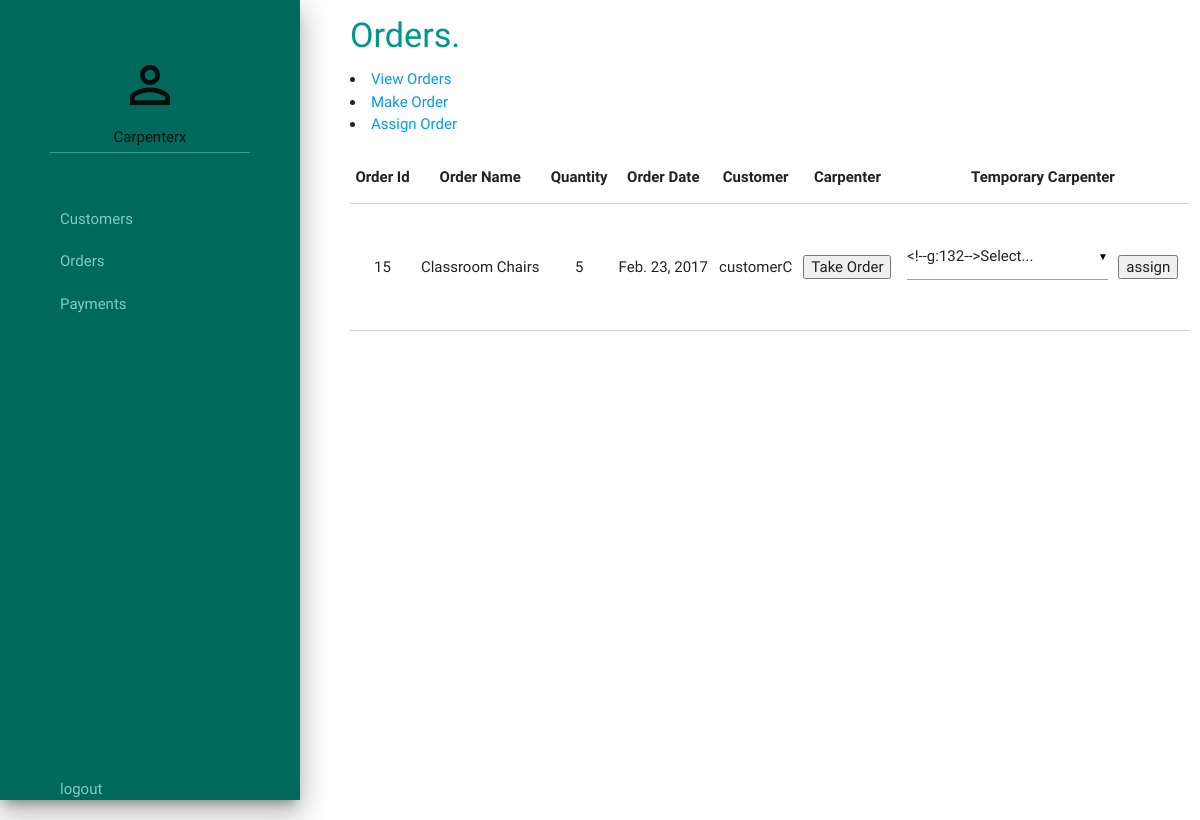
Page /furniture_palace/assign_order_page/ (signed in) on the committed database.
### order/models.py (models this page shows, shortened)
class Order(models.Model):
    order_name = models.CharField(max_length=100)
    quantity = models.IntegerField()
    complete_status = models.BooleanField(default=False)
    order_date = models.DateField(auto_now_add=True)
    order_price = models.DecimalField(max_digits=20, decimal_places=2, null=True)
    order_completion_date = models.DateField(null=True)
    customer = models.ForeignKey('accounts.Customer', null=False, unique=False)
    carpenter = models.ForeignKey(User, null=True, unique=False)
    temp_carpenter = models.ForeignKey('accounts.TempCarpenter', null=True, unique=False)

### accounts/models.py (models this page shows)
class Customer(models.Model):
    customer_name = models.CharField(max_length=100)
    customer_email = models.EmailField(max_length=254, unique=True)
    customer_tel_no = models.CharField(max_length=100)
    customer_address = models.CharField(max_length=255)
    customer_physical_address = models.TextField()
    gold, silver = 'Gold', 'Silver'
    customer_type_choices = (
        (gold, 'GOLD'),
        (silver, 'SILVER'),
    )
    customer_class = models.CharField(
        max_length=15,
        choices=customer_type_choices,
        default=silver,
    )
    def __str__(self):
        return self.customer_name

### order/views.py (the view)
def assign_order_page(request):
    orders = get_unassigned_orders()
    user = request.user
    temporary_carpenters = TempCarpenter.objects.all()
    active_orders = Order.objects.filter(carpenter=user,
                                         complete_status=False,
                                         temp_carpenter=None)
    return render(request, 'order/order_assign.html', locals())

### accounts/context_processors.py (called while the page is built)
def username_processor(request):
    username = request.user.username
    return {'username': username}

def furniture_processor(request):
    furniture = Furniture.objects.all()
    return {'furniture': furniture}

### order/order.py (called while the page is built)
def get_unassigned_orders():
    orders = Order.objects.filter(carpenter=None, temp_carpenter=None).order_by('-order_date')
    return orders

### order/templates/order/order_assign.html (shortened to what this page needs)
{% extends "./base.html" %}
{% block heading %}
<div class="heading">
    <h4>Orders.</h4>
</div>
{% endblock %}
{% block topnav %}
<li class="tab"><a href="{% url 'orders:all_orders' %}">View Orders</a></li>
<li class="tab"><a href="{% url 'orders:order_page' %}">Make Order</a></li>
<li class="tab"><a href="{% url 'orders:assign_order_page' %}">Assign Order</a></li>
{% endblock %}
{% block content %}
       <table class="bordered responsive-table highlight centered">
        <thead>
          <tr>
              <th>Order Id</th>
              <th>Order Name</th>
              <th>Quantity</th>
              <th>Order Date</th>
              <th>Customer</th>
              <th>Carpenter</th>
              <th>Temporary Carpenter</th>
          </tr>
        </thead>
        <tbody id="orders">
            {% for order in orders %}
              <tr>
                  <td>{{ order.id }}</td>
                  <td>{{ order.order_name }}</td>
                  <td>{{ order.quantity }}</td>
                  <td>{{ order.order_date }}</td>
                  <td>{{ order.customer }}</td>
                  <td>
                      <form action="{% url 'orders:take_order' %}" method="post">
                          <input type="submit" value="Take Order">
                      </form>
                  <td>
                      <form action="{% url 'orders:assign_order' %}" id="carpenter_select_form" method="post">
                             <table>
                                  <tr>
                                      <td>
                                      </td>
                                      <td>
                                          <input type="submit" value="assign" />
                                      </td>
                                  </tr>
                             </table>
                      </form>
                  </td>
              </tr>
            {% empty%}
            <tr>
                <td>
                    <p>No orders available.</p>
                </td>
            </tr>
            {% endfor %}
          </tbody>
        </table>
{% endblock %}

### order/templates/order/base.html (shortened to what this page needs)
<!DOCTYPE html>
<html lang="en">
<head>
    <link rel="stylesheet" href="/static/css/materialize.css"/>
    <link rel="stylesheet" href="/static/css/fp.css"/>
</head>
<body>
    <div class="row">
        <div id="sidebar" class="col s12 m3 l3 fill-vertical teal darken-3 z-depth-5">
            <div id="top-navigation" class="center-align">
                <i class="medium material-icons">perm_identity</i>
                <h6 class="center-align">{{ username|capfirst }}</h6>
            </div>
            <div class="divider teal lighten-1"></div>
            <br><br>
            <div class="action-item ">
                 <a href="{% url 'accounts:customer_registration' %}">Customers</a>
            </div>
            <div class="action-item">
                <a href="{% url 'orders:all_orders' %}">Orders</a>
            </div>
            <div class="action-item">
                <a href="#">Payments</a>
            </div>
            <div id="logout" class="action-item">
                <a href="{% url 'accounts:logout' %}">logout</a>
            </div>
        </div>
        <div id="content" class="col s12 m9 l9 fill-vertical">
            {% block heading %}<h4>Carpenter Home</h4>{% endblock %}
            {% block topnav %}{% endblock %}
            {% block content %}{% endblock %}
        </div>
    </div>
</body>
</html>

### accounts/static/css/fp.css (style rules this page uses)
body { overflow: hidden; }
.fill-vertical { height: 100vh; }
#sidebar { padding: 50px; }
#top-navigation { padding-top: 5px; }
.action-item>a { display: block; color: #80cbc4; padding: 10px; padding-left: 10px; }
#logout { position: absolute; bottom: 0; margin-bottom: 10px; }
#content { overflow-y: auto; padding-left: 50px; }
.heading>h4 { color: #009688; }

### rows in the picture
Order: id "15", order_name "Classroom Chairs", quantity "5", order_date "Feb. 23, 2017", customer "customerC"

### other values in the picture
{{ username|capfirst }} "Carpenterx"
